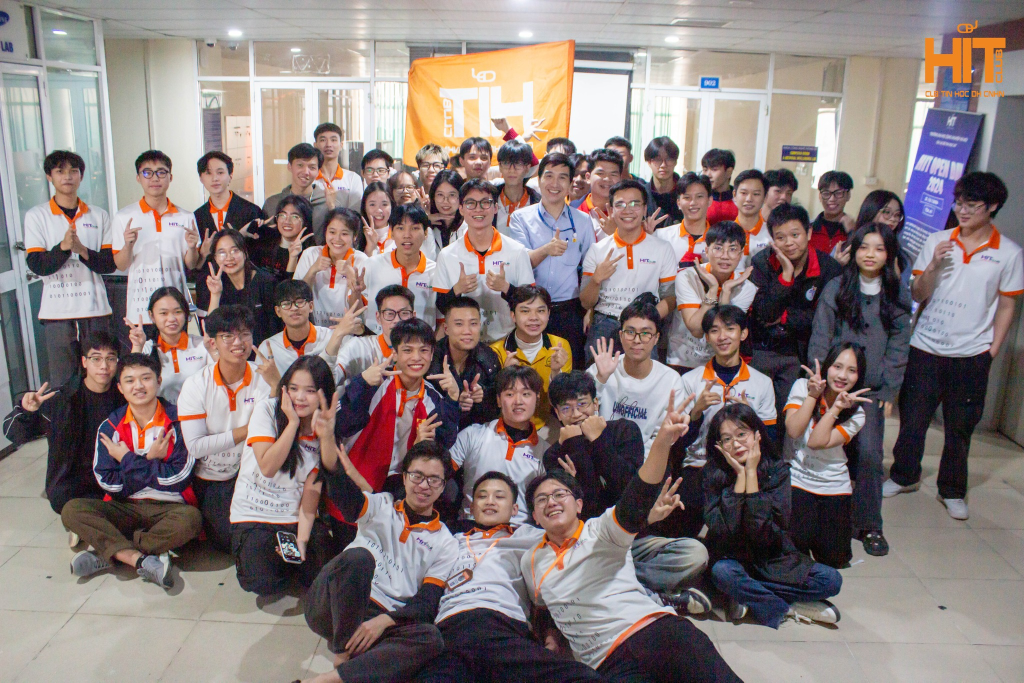
#> input picture OOP/OpenCV/HITOD_2024.jpg, 2048 x 1365 px, found by its file name (shown at 1/2 size)
$ python edit.py
#> lines starting #> are read from the running program, lines starting #| are printed output that depends on the picture
import cv2 as cv

img = cv.imread("D:\Py_Private\OOP\OpenCV\HITOD_2024.jpg")
#> img is the input picture: shape (1365, 2048, 3); mean B, G, R 122.9, 124.1, 136.6

# thay doi kich thuoc
resize_img = cv.resize(img, (300, 300))
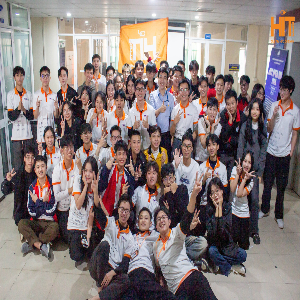
#> resize_img: shape (300, 300, 3); mean B, G, R 122.8, 124.1, 136.5

# cat anh

crop_img = img[50:200, 100:300] # cat tu toa do (100, 50) den (300, 200)
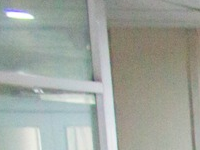
#> crop_img: shape (150, 200, 3); mean B, G, R 157.4, 164.8, 158.9

cv.imshow("resize", resize_img)
cv.imshow("crop", crop_img)
cv.waitKey(0)

#
